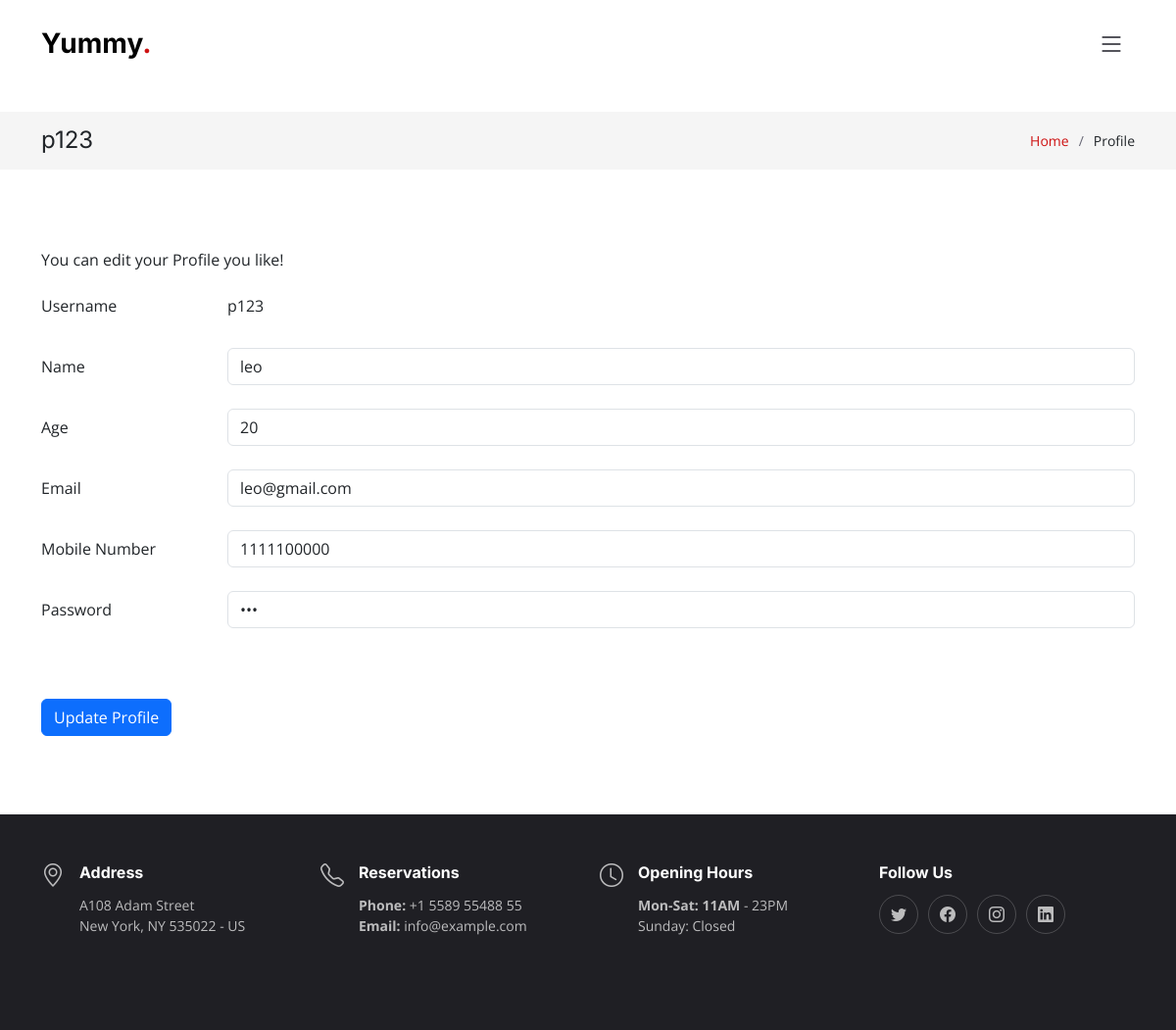
Screenshot of /profile/ (signed in) with the database file from the repository.
### foodapp/models.py (models this page shows)
class Customer(models.Model) :
    c_name = models.CharField(max_length = 200)
    c_age = models.CharField(max_length=5)
    c_email = models.CharField(max_length=20)
    c_mobileNumber = models.CharField(max_length=12)
    c_username = models.CharField(max_length=20)
    c_password = models.CharField(max_length=20)

### foodapp/views.py (the view)
# urls.py: path('profile/',views.profile,name='profile'),
def profile(request):
    uname=request.session['uname']
    data=Customer.objects.get(c_username=uname)
    c_name=data.c_name
    c_age=data.c_age
    c_email=data.c_email
    c_mobileNumber=data.c_mobileNumber
    c_username=data.c_username
    c_password=data.c_password
    return render(request,'Customer_profile.html',{'c_name':c_name,'uname':uname,'c_age':c_age,'c_email':c_email,'c_mobileNumber':c_mobileNumber,'c_username':c_username,'c_password':c_password})

### foodapp/templates/Customer_profile.html (shortened to what this page needs)
{% extends 'Customer_layout.html' %}
        {% block sidebar %}
          <h2> {{uname}}</h2>
          <ol>
            <li><a href="{%  url 'Customer_home' %}">Home</a></li>
            <li>Profile</li>
          </ol>
        {% endblock %}
        {% block content %}
        <p>
          You can edit your Profile you like!
        </p>
        <form action="/profileupdate/" method="POST">
            <div class="form-group  row">
                <label for="inputuname" class="col-sm-2 col-form-label">Username</label>
                <div class="col-sm-10">
                  <input type="text" readonly class="form-control-plaintext"  id="inputuname" value="{{uname}}">
                </div>
            </div>
            <br>
            <div class="form-group  row">
                <label for="inputName" class="col-sm-2 col-form-label">Name</label>
                <div class="col-sm-10">
                  <input type="text" class="form-control" name="name" id="inputName" value="{{c_name}}">
                </div>
            </div>
            <br>
            <div class="form-group row">
                <label for="inputAge" class="col-sm-2 col-form-label">Age</label>
                <div class="col-sm-10">
                  <input type="number" class="form-control" name="age" id="inputAge" value="{{c_age}}">
                </div>
            </div>
            <br>
            <div class="form-group row">
              <label for="staticEmail" class="col-sm-2 col-form-label">Email</label>
              <div class="col-sm-10">
                <input type="email"  class="form-control" name="email" id="staticEmail" value="{{c_email}}">
              </div>
            </div>
            <br>
            <div class="form-group row">
                <label for="inputmobileno" class="col-sm-2 col-form-label">Mobile Number</label>
                <div class="col-sm-10">
                  <input type="tel" class="form-control"  name="mobileNumber" id="inputmobileno" value="{{c_mobileNumber}}">
                </div>
            </div>
            <br>
            <div class="form-group row">
              <label for="inputPassword" class="col-sm-2 col-form-label">Password</label>
              <div class="col-sm-10">
                <input type="password" class="form-control" name="password" id="inputPassword" value="{{c_password}}">
              </div>
            </div>
            <br>
            <br><br>
            <button type="submit" class="btn btn-primary">Update Profile</button>
        </form>
        {% endblock %}

### foodapp/static/assets/css/main.css (style rules this page uses)
:root { --font-default: "Open Sans", system-ui, -apple-system, "Segoe UI", Roboto, "Helvetica Neue", Arial, "Noto Sans", "Liberation Sans", sans-serif, "Apple Color Emoji", "Segoe UI Emoji", "Segoe UI Symbol", "Noto Color Emoji"; --font-primary: "Amatic SC", sans-serif; --font-secondary: "Inter", sans-serif; }
:root { --color-default: #212529; --color-primary: #ce1212; --color-secondary: #37373f; }
:root { scroll-behavior: smooth; }
body { font-family: var(--font-default); color: var(--color-default); }
a { color: var(--color-primary); text-decoration: none; }
h1, h2, h3, h4, h5, h6 { font-family: var(--font-secondary); }
.breadcrumbs h2 { font-size: 24px; font-weight: 400; margin: 0; }
.breadcrumbs ol { display: flex; flex-wrap: wrap; list-style: none; padding: 0; margin: 0; font-size: 14px; }
.breadcrumbs ol li+li { padding-left: 10px; }
.breadcrumbs ol li+li::before { display: inline-block; padding-right: 10px; color: #676775; content: "/"; }

### rows the page displays
Customer: name "leo", age "20", email "leo@gmail.com", mobileNumber "1111100000"

### other values shown
{{ uname }} "p123"
